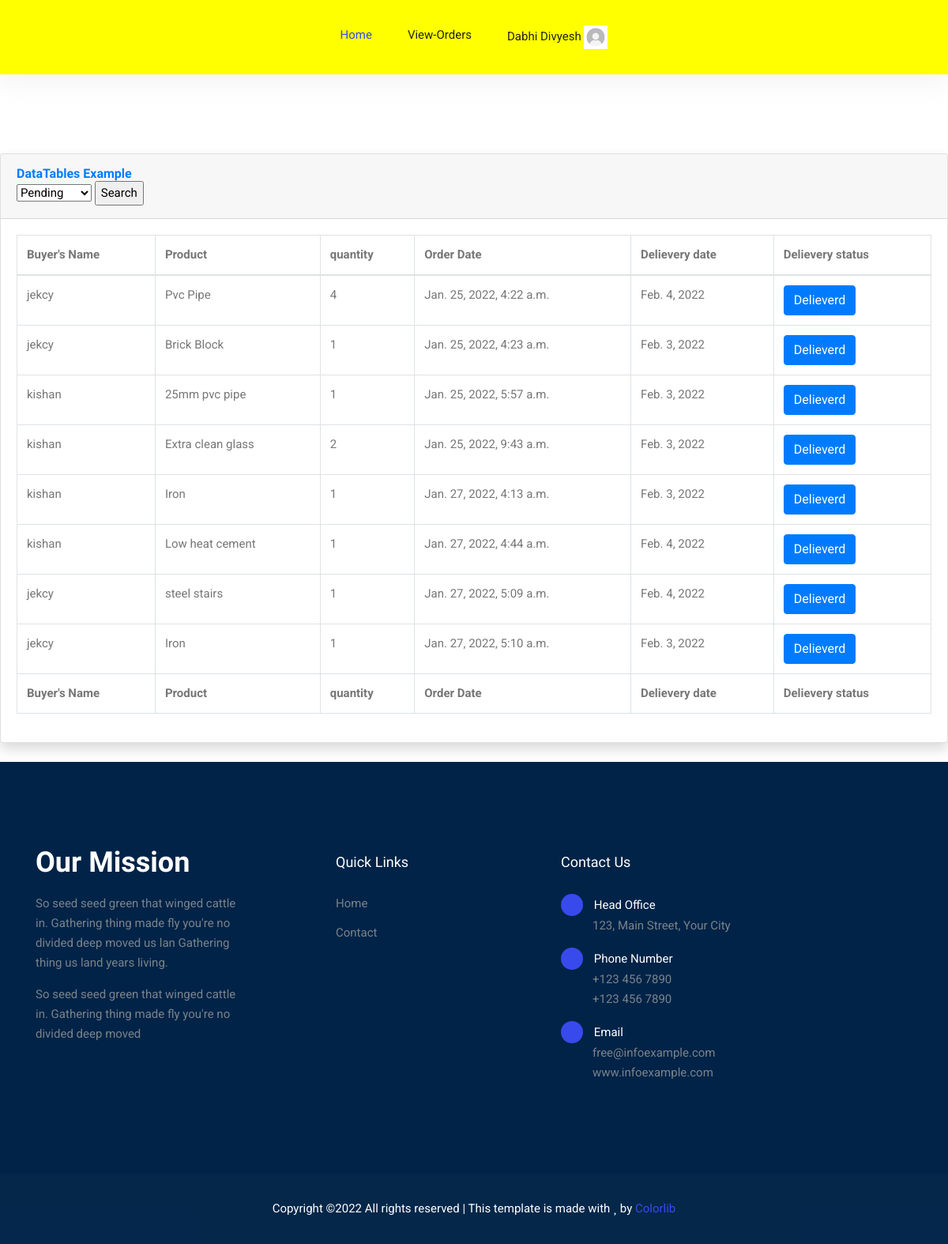
The app's page /transporter/view-orders/ (signed in), older data.
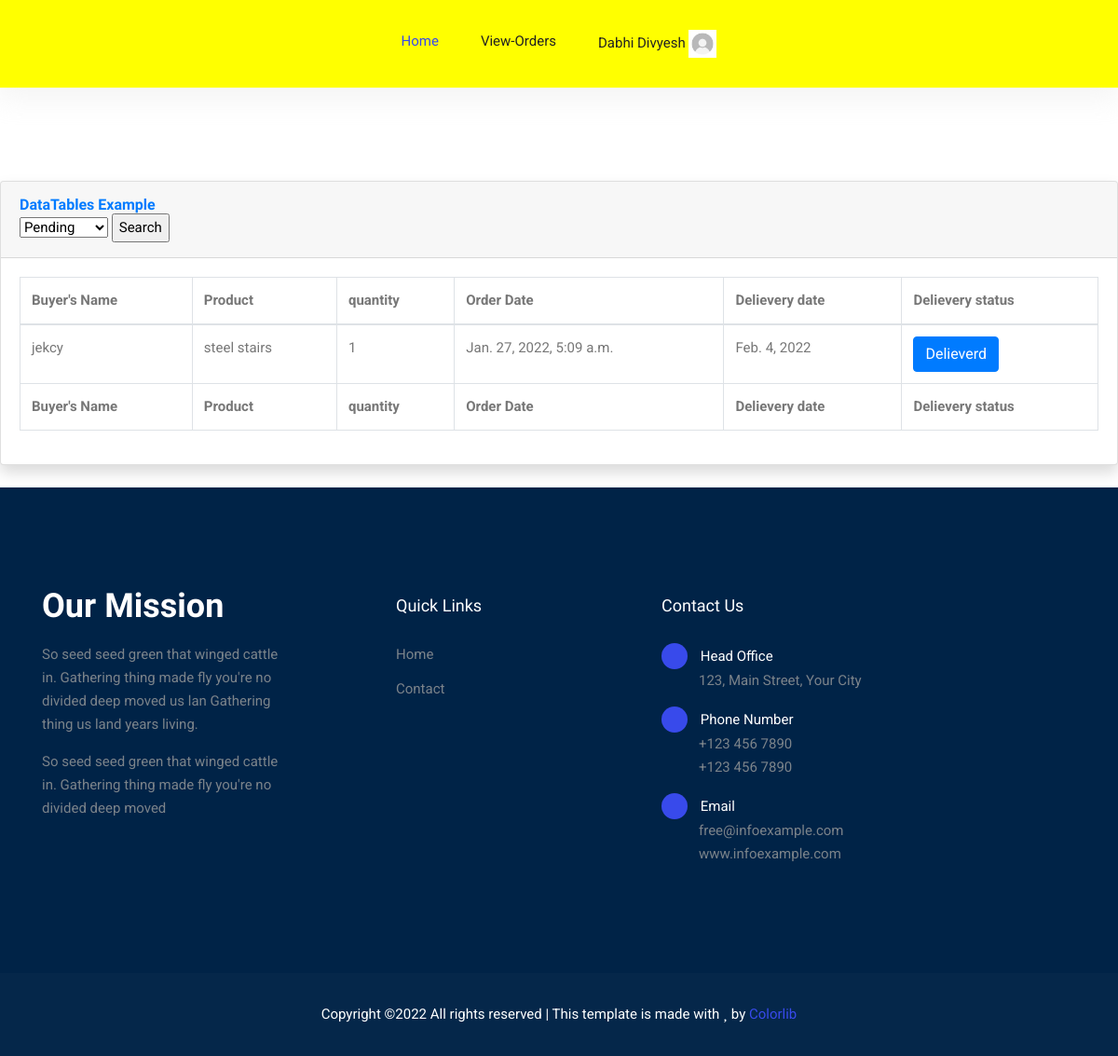
The same page, newer data.
### myapp/models.py (models this page shows, shortened)
class Buy(models.Model):
    uid = models.ForeignKey(User,on_delete=models.CASCADE)
    product = models.ForeignKey(Product,on_delete=models.CASCADE)
    quantity = models.IntegerField(default=1)
    pay_amount = models.IntegerField()
    pay_id = models.CharField(max_length=20)
    order_id = models.CharField(max_length=20)
    address = models.TextField(blank=True,null=True)
    coupon = models.CharField(null=True,blank=True,max_length=20)
    order_date = models.DateTimeField(auto_now_add=True)
    expected_del = models.DateField()
    status = models.BooleanField(default=False)

class User(models.Model):
    username = models.CharField(max_length=50)
    email = models.EmailField(unique=True)
    address = models.TextField()
    mobile = models.CharField(max_length=50)
    role = models.CharField(max_length=50)
    password = models.CharField(max_length=50)
    pic = models.FileField(upload_to='profile',default='download.jpg')

class Product(models.Model):
    uid = models.ForeignKey(User,on_delete=models.CASCADE)
    name = models.CharField(max_length=100)
    des = models.TextField(null=True,blank=True)
    price = models.CharField(max_length=10)
    quantity = models.IntegerField()
    category = models.CharField(max_length=20)
    pic = models.FileField(upload_to='Products',null=True,blank=True)

### transporter/views.py (the view)
# urls.py: path('view-orders/',views.view_orders,name='view-orders'),
def view_orders(request):
    tid = Transporter.objects.get(email=request.session['email'])
    buys = m.Buy.objects.all()
    select = False
    if request.method == 'POST':
        select = request.POST['search']
        if select == 'pending':
            select = False
        else:
            select = True
    return render(request,'view-orders.html',{'tid':tid,'buys':buys,'select':select})

### transporter/templates/view-orders.html (shortened to what this page needs)
{% extends 'base.html' %}
{% load static %}
{% block content %}
<br><br><br><br>
<div class="card shadow mb-4">
    <div class="card-header py-3">
        <h6 class="m-0 font-weight-bold text-primary">DataTables Example</h6>
        <form action="{% url 'view-orders' %}" method="POST">
            <select name="search" id="">
                <option value="pending" selected>Pending</option>
            </select>
        <input type="submit" name="" value="Search" id="">
        </form>
    </div>
    <div class="card-body">
        <div class="table-responsive">
            <table class="table table-bordered" id="dataTable" width="100%" cellspacing="0">
                <thead>
                    <tr>
                        <th>Buyer's Name</th>
                        <th>Product</th>
                        <th>quantity</th>
                        <th>Order Date</th>
                        <th>Delievery date</th>
                        <th>Delievery status</th>
                    </tr>
                </thead>
                <tfoot>
                    <tr>
                        <th>Buyer's Name</th>
                        <th>Product</th>
                        <th>quantity</th>
                        <th>Order Date</th>
                        <th>Delievery date</th>
                        <th>Delievery status</th>
                    </tr>
                </tfoot>
                <tbody>
                    {% for i in buys %}
                    {% if i.status == select %}
                    <tr>
                        <td>{{i.uid.username}}</td>
                        <td>{{i.product.name}}</td>
                        <td>{{i.quantity}}</td>
                        <td>{{i.order_date}}</td>
                        <td>{{i.expected_del}}</td>
                        {% if i.status == False %}
                        <td><a href="{% url 'complete-dels' i.id %}"><button class="btn btn-primary">Delieverd</button></a></td>
                        {% else %}
                        <td>Dilivery complete</td>
                        {% endif %}
                    </tr>
                    {% endif %}
                    {% endfor %}
                </tbody>
            </table>
        </div>
    </div>
</div>
{% endblock %}

Row changes from the older to the newer data that the page shows:
no longer on this page (row edited): Buy: uid.username "jekcy", product.name "Pvc Pipe", quantity "4", order_date "Jan. 25, 2022, 4:22 a.m.", expected_del "Feb. 4, 2022", status "Delieverd"
no longer on this page (row edited): Buy: uid.username "jekcy", product.name "Brick Block", quantity "1", order_date "Jan. 25, 2022, 4:23 a.m.", expected_del "Feb. 3, 2022", status "Delieverd"
no longer on this page (row edited): Buy: uid.username "kishan", product.name "25mm pvc pipe", quantity "1", order_date "Jan. 25, 2022, 5:57 a.m.", expected_del "Feb. 3, 2022", status "Delieverd"
no longer on this page (row edited): Buy: uid.username "kishan", product.name "Extra clean glass", quantity "2", order_date "Jan. 25, 2022, 9:43 a.m.", expected_del "Feb. 3, 2022", status "Delieverd"
no longer on this page (row edited): Buy: uid.username "kishan", product.name "Iron", quantity "1", order_date "Jan. 27, 2022, 4:13 a.m.", expected_del "Feb. 3, 2022", status "Delieverd"
no longer on this page (row edited): Buy: uid.username "kishan", product.name "Low heat cement", quantity "1", order_date "Jan. 27, 2022, 4:44 a.m.", expected_del "Feb. 4, 2022", status "Delieverd"
no longer on this page (row edited): Buy: uid.username "jekcy", product.name "Iron", quantity "1", order_date "Jan. 27, 2022, 5:10 a.m.", expected_del "Feb. 3, 2022", status "Delieverd"
